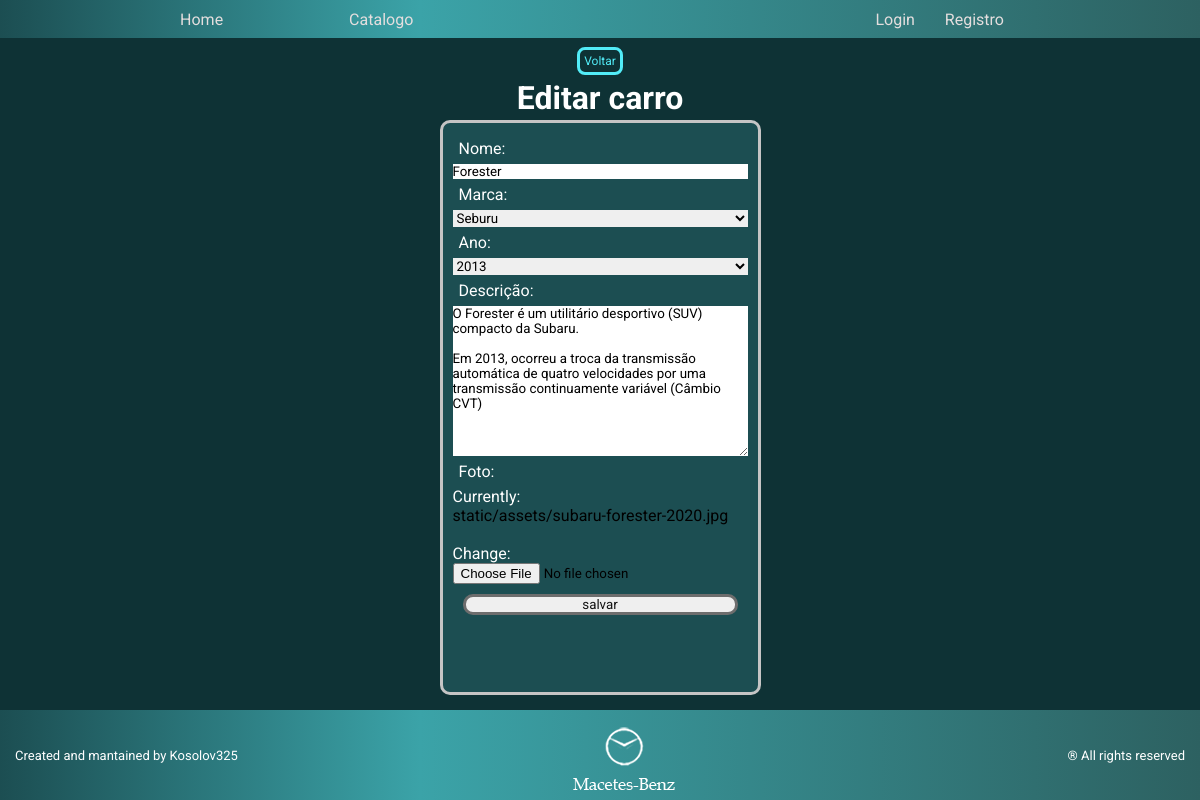
The app's page /catalog/detail/update/12/ with its own data.
### catalog/models.py (models this page shows, shortened)
class Car(models.Model):
    def yearsField():
        oldestYear = 1900
        actualYear = datetime.datetime.now().year + 1
        yearsOps= []
        for i in range(oldestYear, actualYear):
            yearsOps.append((i,i))
        year = models.IntegerField(('Ano'), choices=yearsOps, default=actualYear)
        return year
    def marcasField():
        marcas = ['Nizan', 'Wolkswaggen', 'Forde', 'Macetes-Bens', 'Seburu', 'Heundie', 'Fito', 'Cheyvroule']
        marcasList = []
        for m in marcas:
            marcasList.append((m,m))
        marca = models.CharField(('Marca'),max_length=50, choices=marcasList, default=marcasList[3])
        return marca
    nome = models.CharField(('Nome'),max_length=50, blank = False)
    marca = marcasField()
    ano = yearsField()
    desc = models.TextField(('Descrição'))
    photo = models.ImageField(('Foto'),upload_to='static/assets', default='assets/carro.jpg')

### catalog/views.py (the view)
# urls.py: path("catalog/detail/update/<int:id>/", viewUpdateCar, name="update"),
def viewUpdateCar(request, id):
    searchedCar = get_object_or_404(Car, pk=id)
    form = CreateCar(request.POST or None, request.FILES or None, instance=searchedCar)
    if form.is_valid():
        form.save()
        return redirect('detail', id=form.instance.id)
    return render(request, "catalog/update.html", {"form":form})

### catalog/forms.py
class CreateCar(ModelForm):
    class Meta:
        model = Car
        fields = ['nome', 'marca', 'ano', 'desc', 'photo']

### templates/catalog/update.html (shortened to what this page needs)
{% extends 'catalog/static/base.html' %}
{% load static %}
{% block css %}
<link rel="stylesheet" href="{% static 'css/update.css' %}">
{% endblock css %}
{% block main %}
<div>
    <a class="a" href="{% url 'catalog' %}">Voltar</a>
</div>
<h1>Editar carro</h1>
<div class="input">
    <form class="form"  accept-charset="utf-8" enctype="multipart/form-data" method="POST">
        {{form.as_table}}
        <button type="submit">salvar</button>
    </form>
</div>
{% endblock main %}

### catalog/static/css/style.css (style rules this page uses)
* { margin: 0; padding: 0; border: none; text-decoration: none; box-sizing: border-box; font-family: 'Roboto'; color: white; }
body { display: flex; flex-direction: column; background-color: rgb(14, 50, 53); }
body, html { height: 100%; }

### catalog/static/css/update.css (style rules this page uses)
.a { font-size: 12px; border-radius: 8px; border: solid 3px rgb(82, 236, 247); padding: 4px; color: rgb(82, 236, 247) !important; }
h1 { margin-top: 10px; }
.input { border: solid rgb(197, 197, 197); border-radius: 10px; padding: 10px; margin: 3px; height: 100%; background-color: rgb(28, 78, 82); }
.form { display: flex; flex-direction: column; }
.form * { color: rgb(0, 0, 0); }
.form label { color:rgb(255, 255, 255); padding: 5px; margin: 1px; }
.form button { color: #141414; margin: 10px; border: solid rgb(109, 109, 109); border-radius: 10px; }

### records on screen
Car: nome "Forester", marca "Seburu", ano "2013", desc "O Forester é um utilitário desportivo (SUV) compacto da Subaru. Em 2013, ocorreu a troca da transmissão automática de quatro velocidades por uma transmissão continuamente variável (Câmbio CVT)"
